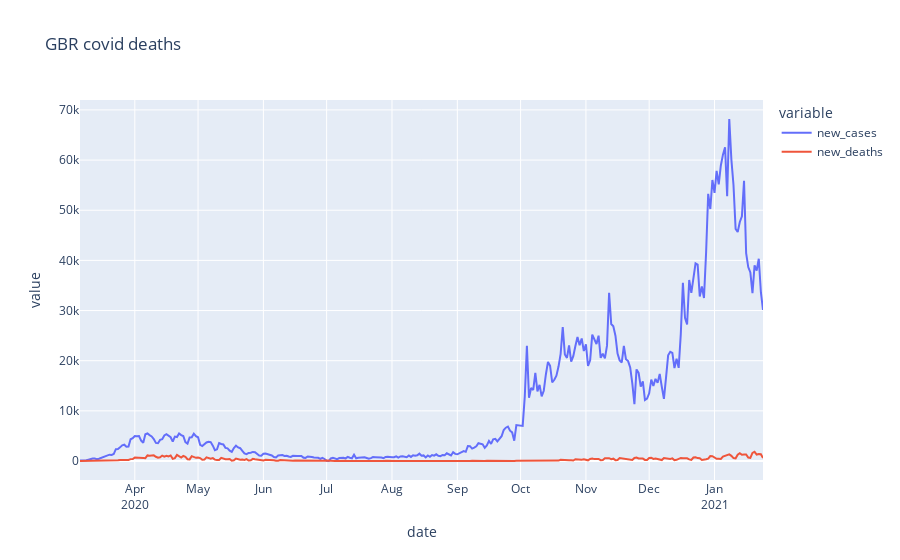

Notebook code for this chart:
### Markdown cell above
# *Visualization Javi*

### Code cell
from utils.visualization_tb import b_2_line
gbrb_2_line = b_2_line(df= gbr_dd, x= gbr_dd['date'], y=gbr_dd.columns, title= 'GBR covid deaths')

### Figure 1 — Plotly figure (JSON) as saved in the notebook; plotly's stock layout.template omitted (floating-point values rounded to 4 significant figures; data arrays with more than 128 entries replaced by an {"elided": "..."} marker saying what was removed)
{"data": [{"hovertemplate": "variable=new_cases<br>date=%{x}<br>value=%{y}<extra></extra>", "legendgroup": "new_cases", "line": {"color": "#636efa", "dash": "solid"}, "mode": "lines", "name": "new_cases", "orientation": "v", "showlegend": true, "type": "scatter", "x": {"elided": "325 str values"}, "xaxis": "x", "y": {"elided": "325 int values"}, "yaxis": "y"}, {"hovertemplate": "variable=new_deaths<br>date=%{x}<br>value=%{y}<extra></extra>", "legendgroup": "new_deaths", "line": {"color": "#EF553B", "dash": "solid"}, "mode": "lines", "name": "new_deaths", "orientation": "v", "showlegend": true, "type": "scatter", "x": {"elided": "325 str values"}, "xaxis": "x", "y": {"elided": "325 int values"}, "yaxis": "y"}], "layout": {"legend": {"title": {"text": "variable"}, "tracegroupgap": 0}, "title": {"text": "GBR covid deaths"}, "xaxis": {"anchor": "y", "domain": [0, 1], "dtick": "M1", "tickformat": "%b\n%Y", "title": {"text": "date"}}, "yaxis": {"anchor": "x", "domain": [0, 1], "title": {"text": "value"}}}}
